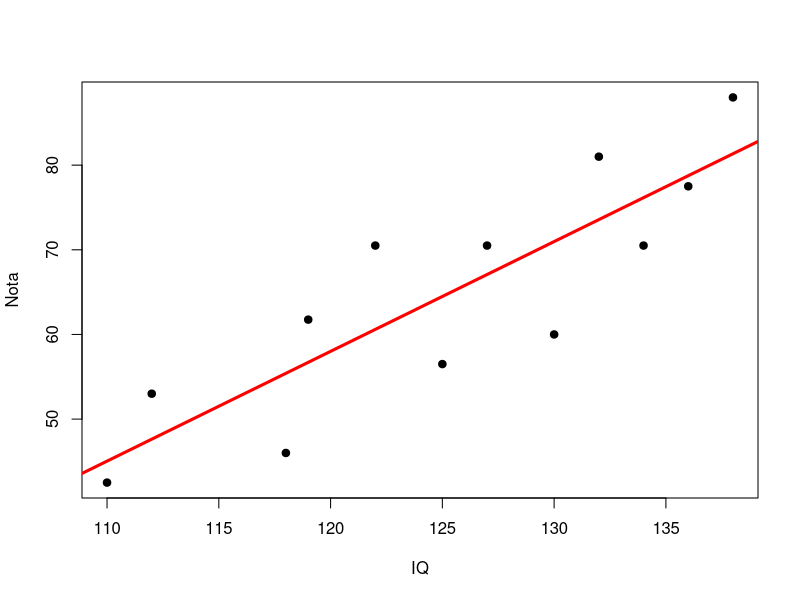

Here is the R script that generated this plot:
data_frame <- read.table("iq.dat", header = TRUE)

# scatter plot
data_frame <- data.frame(data_frame[2], data_frame[3])
plot(data_frame, pch = 19)

# linear regression model
model <- lm(Nota ~ IQ, data = data_frame)
summary(model)

coefficients <- coef(model)
abline(coefficients[1], coefficients[2], lwd = 3, col = "red")

predict(model, newdata = data.frame(IQ = c(115, 130)))